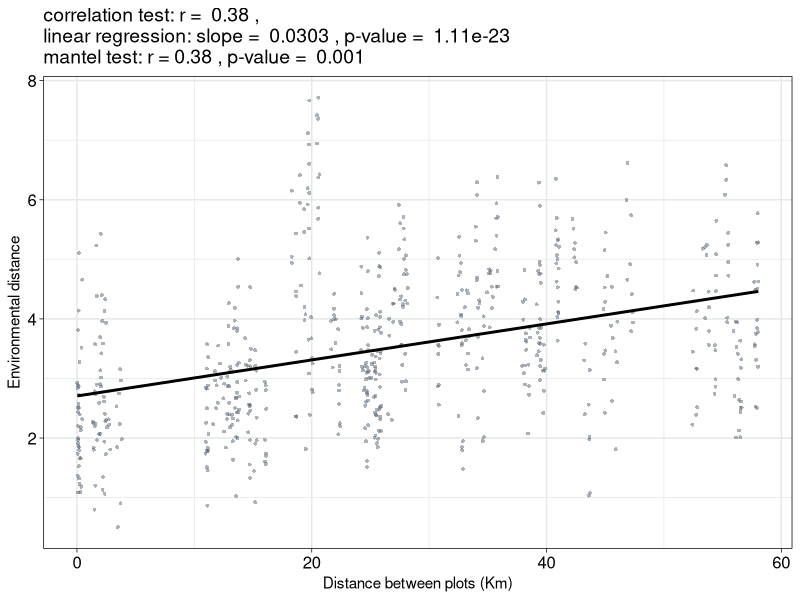
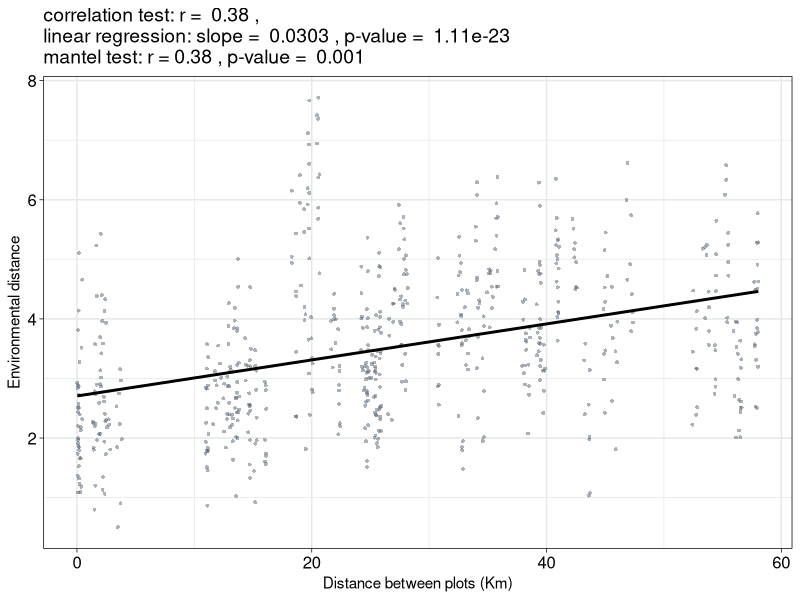

Reproduce these figures in R, in order. (Note: this script raises an error after producing the figures.)

library(broom)
library(cowplot)
library(tidyverse)
library(readxl)
library(reshape2)
#Load soil nutrient data
metadata_secas<- read_excel("Data/Metadatos.xlsx", sheet = "secas-marzo")
fq_secas<- read_excel("Data/fisicoq.xlsx", sheet = "seca")
fq_secas2<- read.csv("Data/fisicoq-la.csv")

meta_fq_secas<- metadata_secas %>% full_join(fq_secas) #%>%  select(Sites:id_new,pH, MO, N, P) %>% mutate(Season="Dry")
meta_fq_secas_all<- metadata_secas %>% full_join(fq_secas) %>% full_join(fq_secas2, by = "SampleID")

env.16S=meta_fq_secas_all
df<- env.16S%>% dplyr::select(SampleID, pH:Mn, moisture, WHC:CONDUC, ARCILLA:ARENA) 
dfs=data.frame(df[1],scale(df[,2:17], center = T, scale = T)) %>% dplyr::select(
  SampleID,P,K,Ca,Mg,moisture,WHC, LIMO) %>% 
 column_to_rownames(var = "SampleID")
dfs_dist<- dist(dfs, method = "euclidean")

coords<- read_csv("Data//coord.csv")

coords_mat<- coords%>% mutate(P=paste0("P",pol),
                              S=paste0("S", Sitio),
                              T=paste0("T", Transecto)
) %>% unite(
  "SampleID", 
  P:T, sep = "") %>% select(
    SampleID, Longitude, Latitude) %>% column_to_rownames(var = "SampleID") %>% as.matrix() 

library(geosphere)

distance<- distm(coords_mat)/1000
colnames(distance)<- rownames(coords_mat)
rownames(distance)<- rownames(coords_mat)
distance_complete<- distance
metadata_secas<- read_excel("Data/Metadatos.xlsx", sheet = "secas-marzo")

fq_secas<- read_excel("Data/fisicoq.xlsx", sheet = "seca")
distance_dm<- read.delim("Data/distance_points.tsv") %>% mutate(value=value/1000)

fq_secas2<- read.csv("Data/fisicoq-la.csv")
meta_fq_secas<- metadata_secas %>% full_join(fq_secas) #%>%  select(Sites:id_new,pH, MO, N, P) %>% mutate(Season="Dry")
meta_fq_secas_all<- metadata_secas %>% full_join(fq_secas) %>% full_join(fq_secas2, by = "SampleID")

ward <- meta_fq_secas_all

#Load mapping file
map <-metadata_secas

#Environmental distance analysis
#Remove variables with no variation, z-transform each variable, 
#and format it as a matrix
#nut.mtx <- ward %>% 
  #select(-LIMO, -Fe, -WHC, -id_sequence:-id_fisicoq, -type, -type2, -pH2, -Names, -Sites) %>% 
 # select(SampleID, Ca, Mg, K,P, moisture,WHC,LIMO) %>% 
  #select(SampleID,pH:ARENA, -type, -type2, -pH2) %>% 
  #  gather(key = "Variable", value = "Value", -SampleID) %>% 
  #group_by(Variable) %>% 
  #mutate(zValue = (Value - mean(Value))/sd(Value)) %>% 
  #select(SampleID, Variable, zValue) %>% 
  #spread(key = Variable, value = zValue) %>% 
  #as.data.frame()
#row.names(nut.mtx) <- nut.mtx$SampleID
#nut.mtx <- nut.mtx[,-1]
#nut.mtx <- as.matrix(nut.mtx)

#Calculate the environmental distance and filter redundant values
#nut.dist2 <- as.matrix(dist(nut.mtx, method = "euclidean"))
nut.dist<- dfs_dist %>% as.matrix()

nut.dist[upper.tri(nut.dist)] <- NA 


#Create a long data frame and remove pairwise comparisons between the same sample
nut.dist.tidy <- nut.dist %>% 
  melt(as.matrix(distance), varnames = c(
    "SampleID.x", "SampleID.y"), value.name = "EucDist") %>% drop_na() %>% filter(
      !EucDist==0) %>% 
  filter(!is.na(EucDist)) %>% 
  filter(SampleID.x != SampleID.y) %>% 
  inner_join(map, by = c("SampleID.x" = "SampleID")) %>% 
  inner_join(map, by = c("SampleID.y" = "SampleID"))  %>% 
  full_join(distance_dm) %>% dplyr::rename(SpatialDistance = "value")


#Perform correlation analysis and regression 
cor <- cor.test(nut.dist.tidy$SpatialDistance, nut.dist.tidy$EucDist, method = "pearson", alternative = "two.sided") %>% tidy()
lm <- lm(EucDist ~ SpatialDistance, data = nut.dist.tidy) %>% tidy() %>% filter(term == "SpatialDistance")
#mant<- vegan::mantel(distance_complete,dist(nut.mtx))
mant2<- vegan::mantel(distance_complete, dfs_dist)
#mant;mant2
dist.stats <- data.frame(label = paste("correlation test: r = ", signif(cor$estimate,2), ",",
                                       "\nlinear regression: slope = ", signif(lm$estimate, 3), ",",
                                       "p-value = ", signif(cor$p.value, 3),
                                       "\nmantel test: r =",  signif(mant2$statistic, 2),
                                       ", p-value = ",  signif(mant2$signif, 3)))






#Plot
environmental.p <- nut.dist.tidy %>% 
  ggplot(aes(SpatialDistance, EucDist)) +
  geom_point(shape = 16, size = 1, alpha = 0.5, color = "#566573") +
  geom_smooth(color = "black", se = F, method = "lm") +
  scale_color_brewer(name = "Block", palette = "Set1", direction = -1) +
  xlab("Distance between plots (Km)") +
  ylab("Environmental distance") +
 # scale_x_continuous(breaks = seq(0, 18, by = 3)) +
  theme_bw() +
  theme(text = element_text(size = 11),
        legend.position = "top")  + theme_linedraw()+
  theme(legend.position = "none", 
        axis.text = element_text(size = 12),
        strip.text = element_text(size = 12, face = "bold.italic"),
        panel.grid.major = element_line(size = 0.5, linetype = 'solid',   colour = "#E5E8E8"), 
        panel.grid.minor = element_line(size = 0.25, linetype = 'solid',
                                        colour = "#E5E8E8"))+
  ggtitle(dist.stats$label)+theme(plot.title = element_text(size = 14))


environmental.p
ggsave("Figures/Fig.env_distance_geom.png",width = 6, height = 4, dpi = 300, plot = environmental.p, device = "png")
ggsave("Figures/Fig.variables_distance_geom.png",width = 9, height = 7, dpi = 300, plot = variables.p, device = "png")

#Individual variable analysis
#Remove variables with no variation and format it as a matrix
nut.mtx2 <- ward %>% 
  select(SampleID,-P,K,Ca,Mg,moisture,WHC, Silt=LIMO) %>% 
  #select(SampleID,pH:ARENA, -type, -type2, -pH) %>% 
  #select(SampleID,pH:ARENA, -type, -type2, -pH, -pH2, -ARENA, -Cu, -CONDUC) %>% 
    as.data.frame()
row.names(nut.mtx2) <- nut.mtx2$SampleID
nut.mtx2 <- nut.mtx2[,-1]
nut.mtx2 <- as.matrix(nut.mtx2)

#Function to calculate the absolute differences between pairs of samples for each parameter
get_differences <- function(x){
  vec <- nut.mtx2[,x]
  vec %*% t(vec)
  var.dist <- dist(as.matrix(data.frame(x = 0, y = vec))) %>% as.matrix()
  var.dist[upper.tri(var.dist)] <- NA 
  var.dist %>% 
    as.data.frame() %>% 
    mutate(SampleID.x = row.names(.)) %>% 
    gather(key = "SampleID.y", value = "VarDist", -SampleID.x) %>% 
    filter(!is.na(VarDist))
}

#Generate a data frame with the absolute differences and spatial distance for each parameter
var.list <- list()

for(i in 1:ncol(nut.mtx2)){
  var.name <- colnames(nut.mtx2)[i]
  var.list[[var.name]] <- get_differences(i) 
}

var.tidy <- plyr::ldply(var.list, function(x) x) %>% 
  filter(SampleID.x != SampleID.y) %>% 
  inner_join(map, by = c("SampleID.x" = "SampleID")) %>% 
  inner_join(map, by = c("SampleID.y" = "SampleID")) %>% 
  full_join(distance_dm) %>% dplyr::rename(SpatialDistance = "value")
names(var.tidy)[1] <- "Variable"

#Run correlations and regressions
run_cor <- function(x){
  cor.test(x$SpatialDistance, x$VarDist, method = "pearson", alternative = "two.sided") %>% 
    tidy()
}

#Aggregate all the stats
stats <- var.tidy %>% 
  group_by(Variable) %>% 
  nest() %>% 
  mutate(cor = map(data, run_cor)) %>% 
  unnest(cor) %>% 
  ungroup() %>% 
  mutate(p.adj = p.adjust(p.value, method = "holm")) %>% 
  mutate(label = paste("r = ", signif(estimate,2), ", P = ", signif(p.adj,3), sep = "")) #%>% 
  #inner_join(alt.names, by = "Variable")

#Plot
variables.p <- var.tidy %>% 
  inner_join(stats, by = "Variable") %>% 
  ggplot(aes(SpatialDistance, VarDist)) +
  geom_point(shape = 16, size = 1, alpha = 0.5, color = "gray25") +
  #geom_text(data = bc.stats, aes(x = 9, y = 0.4, label = label), hjust = 0) + 
  geom_smooth(color = "black", se = F, method = "lm") +
  scale_color_brewer(name = "Block", palette = "Set1", direction = -1) +
  xlab("Distance between plots (km)") +
  ylab("Difference between samples") +
  #scale_x_continuous(breaks = seq(0, 18, by = 3)) +
  facet_wrap(~ Variable + label, scales = "free", ncol = 3) + 
  theme_bw() +
  theme(text = element_text(size = 11),
        legend.position = "top",
        strip.background =element_rect(fill="gray25"),
        strip.text = element_text(colour = "white"))+theme_bw() +
  theme(text = element_text(size = 11),
        legend.position = "top")  + theme_linedraw()+
  theme(legend.position = "none", 
        axis.text = element_text(size = 12),
        strip.text = element_text(size = 12, face = "bold.italic"),
        panel.grid.major = element_line(size = 0.5, linetype = 'solid',   colour = "#E5E8E8"), 
        panel.grid.minor = element_line(size = 0.25, linetype = 'solid',
                                        colour = "#E5E8E8"))

variables.p

#Put it all together
top <- plot_grid(NA, environmental.p, NA, rel_widths = c(1,2,1), nrow = 1, labels = c(NA, "a", NA), label_size = 15)

plot_grid(top, variables.p, nrow = 2, rel_heights = c(1,3), labels = c(NA, "b"), label_size = 15)
